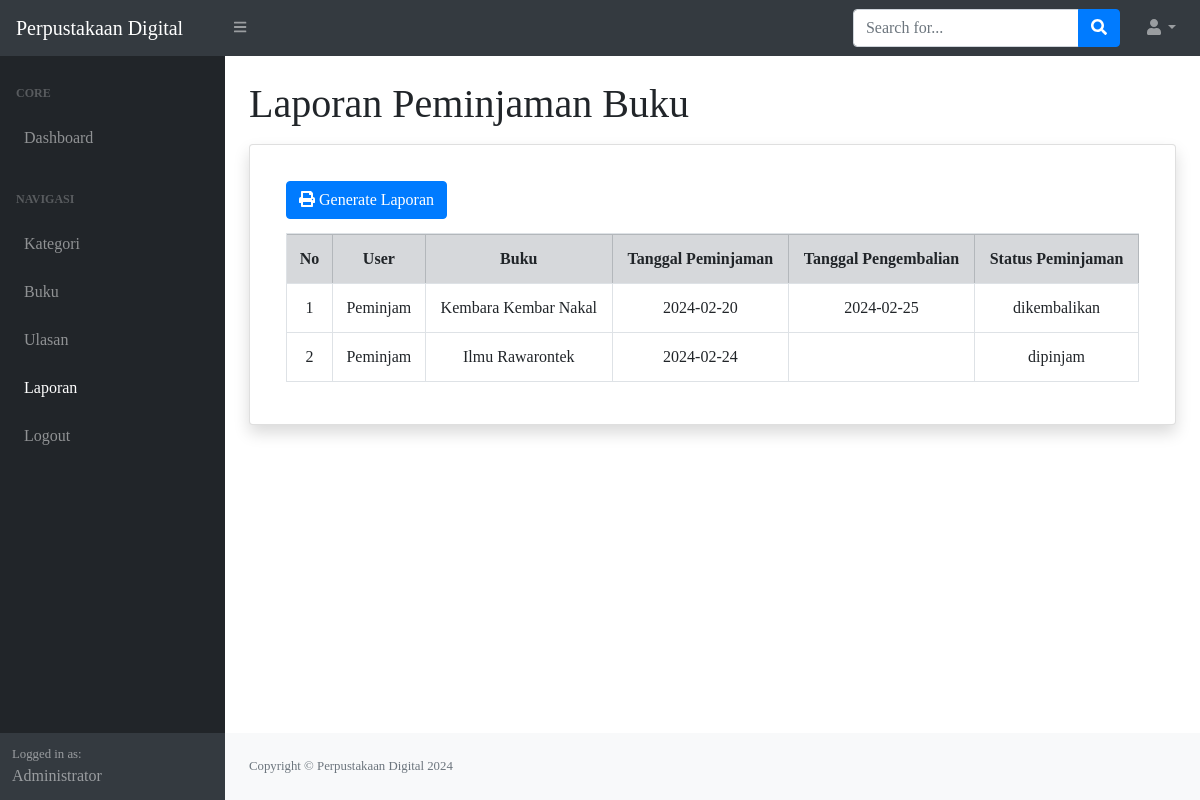
The app's page /index.php?page=laporan (signed in) with its own data.
### tables this page shows
CREATE TABLE `peminjaman` (
  `id_peminjaman` int(11) NOT NULL,
  `id_user` int(11) DEFAULT NULL,
  `id_buku` int(11) DEFAULT NULL,
  `tanggal_peminjaman` varchar(255) DEFAULT NULL,
  `tanggal_pengembalian` varchar(255) DEFAULT NULL,
  `status_peminjaman` enum('dipinjam','dikembalikan') DEFAULT NULL
);

CREATE TABLE `user` (
  `id_user` int(11) NOT NULL,
  `nama` varchar(255) DEFAULT NULL,
  `username` varchar(255) DEFAULT NULL,
  `password` varchar(255) DEFAULT NULL,
  `email` varchar(255) DEFAULT NULL,
  `alamat` text DEFAULT NULL,
  `no_telepon` varchar(255) DEFAULT NULL,
  `level` enum('admin','petugas','peminjam') DEFAULT NULL
);

CREATE TABLE `buku` (
  `id_buku` int(11) NOT NULL,
  `id_kategori` int(11) DEFAULT NULL,
  `judul` varchar(255) DEFAULT NULL,
  `penulis` varchar(255) DEFAULT NULL,
  `penerbit` varchar(255) DEFAULT NULL,
  `tahun_terbit` varchar(255) DEFAULT NULL,
  `stok` int(11) DEFAULT NULL
);

### laporan.php (the view)
<h1 class="mt-4 mb-3">Laporan Peminjaman Buku</h1>
<div class="card shadow p-3 mb-5 bg-body rounded">
    <div class="card-body">
        <div class="row">
            <div class="col-md-12">
                <a href="cetak.php" target="_blank" class="btn btn-primary mb-2"><i class="fa fa-print"></i> Generate Laporan</a>
                <table class="table table-bordered" id="dataTable" width="100%" cellspacing="0">
                    <tr class="text-center table-secondary">
                        <th>No</th>
                        <th>User</th>
                        <th>Buku</th>
                        <th>Tanggal Peminjaman</th>
                        <th>Tanggal Pengembalian</th>
                        <th>Status Peminjaman</th>
                    </tr>
                    <?php
                    $i = 1;
                    $query = mysqli_query($koneksi, "SELECT*FROM peminjaman LEFT JOIN user ON user.id_user = peminjaman.id_user LEFT JOIN buku ON buku.id_buku = peminjaman.id_buku");
                    while ($data = mysqli_fetch_array($query)) {
                    ?>
                        <tr class="text-center">
                            <td><?php echo $i++; ?></td>
                            <td><?php echo $data['nama']; ?></td>
                            <td><?php echo $data['judul']; ?></td>
                            <td><?php echo $data['tanggal_peminjaman']; ?></td>
                            <td><?php echo $data['tanggal_pengembalian']; ?></td>
                            <td><?php echo $data['status_peminjaman']; ?></td>
                        </tr>
                    <?php
                    }
                    ?>
                </table>
            </div>
        </div>
    </div>
</div>

### records on screen
peminjaman: id_user.nama "Peminjam", id_buku.judul "Kembara Kembar Nakal", tanggal_peminjaman "2024-02-20", tanggal_pengembalian "2024-02-25", status_peminjaman "dikembalikan"
peminjaman: id_user.nama "Peminjam", id_buku.judul "Ilmu Rawarontek", tanggal_peminjaman "2024-02-24", status_peminjaman "dipinjam"

### other values on screen
$_SESSION['user']['nama'] "Administrator"
